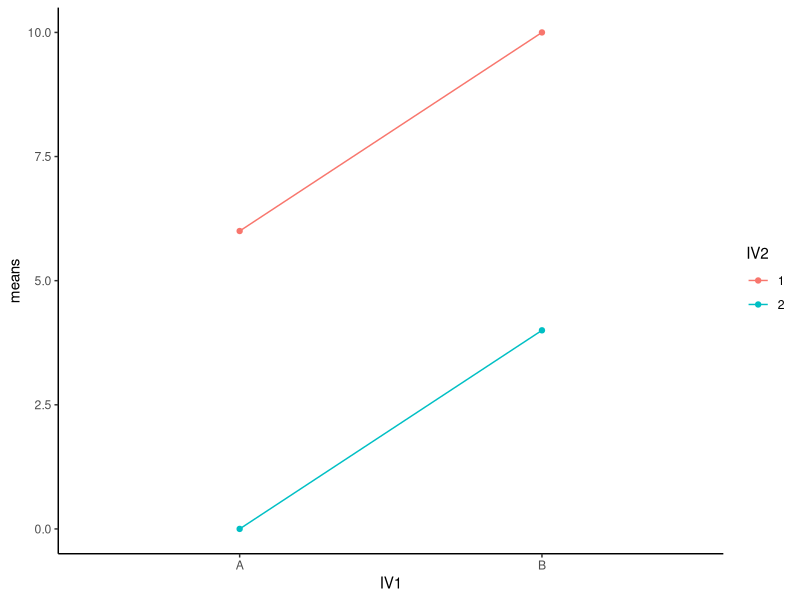
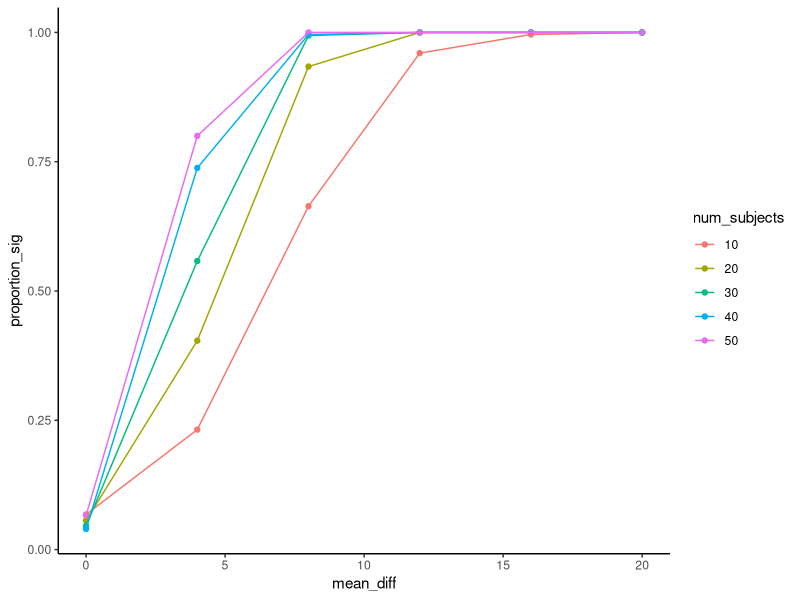

R code for these plots, in order:
## ---- chunk 1
library(ggplot2)
library(dplyr)
## ---- chunk 2
group_A <- rnorm(10,100,7)
group_B <- rnorm(10,105, 7)
t.test(group_A,group_B,var.equal = TRUE)

## ---- chunk 3
save_ps<-length(1000)
for(i in 1:1000){
  group_A <- rnorm(10,100,7)
  group_B <- rnorm(10,105, 7)
  t_results <- t.test(group_A,group_B,var.equal = TRUE)
  save_ps[i] <- t_results$p.value
}

prop_p<-length(save_ps[save_ps<0.05])/1000
print(prop_p)

## ---- chunk 4
save_ps<-length(1000)
for(i in 1:1000){
  group_A <- rnorm(50,100,7)
  group_B <- rnorm(50,105, 7)
  t_results <- t.test(group_A,group_B,var.equal = TRUE)
  save_ps[i] <- t_results$p.value
}

prop_p<-length(save_ps[save_ps<0.05])/1000
print(prop_p)

## ---- chunk 5

grand_m   <-c(5,5,5,5)
IV1_m     <-c(-2,-2,2,2)
IV2_m     <-c(3,-3,3,-3)
IV1xIV2_m <-c(0,0,0,0)
IV1       <-c("A","A","B","B")
IV2       <-as.factor(c(1,2,1,2))
means     <-grand_m+IV1_m+IV2_m+IV1xIV2_m

df  <- data.frame(IV1, IV2, means,
                  grand_m, IV1_m, IV2_m,IV1xIV2_m)

ggplot(df, aes(x=IV1, y=means, group=IV2, color=IV2))+
  geom_point()+
  geom_line()+
  theme_classic()

knitr::kable(df)

## ---- chunk 6

save_ps<-length(1000)
for(i in 1:1000){
  group_A <- rnorm(50,100,7)
  group_B <- rnorm(50,105, 7)
  t_results <- t.test(group_A,group_B,var.equal = TRUE)
  save_ps[i] <- t_results$p.value
}

prop_p<-length(save_ps[save_ps<0.05])/1000
print(prop_p)

## ---- chunk 7
num_sims        <-500
N               <-c(10,20,30,40,50)
mean_difference <-c(0,4,8,12,16,20)
save_ps<-length(num_sims)

all_df<-data.frame()
for(diff in mean_difference){
  for (j in N){
    for(i in 1:num_sims){
      group_A <- rnorm(j,100,7)
      group_B <- rnorm(j,100+diff, 7)
      t_results <- t.test(group_A,group_B,var.equal = TRUE)
      save_ps[i] <- t_results$p.value
    }
    sim_df <-data.frame(save_ps,
                        num_subjects=as.factor(rep(j,num_sims)),
                        mean_diff =rep(diff,num_sims))
    all_df <- rbind(all_df,sim_df)
  }
}  

plot_df <- all_df %>%
            dplyr::group_by(num_subjects,mean_diff) %>%
            dplyr::summarise(proportion_sig = length(save_ps[save_ps<0.05])/num_sims)


ggplot(plot_df, aes(x=mean_diff, 
                    y=proportion_sig, 
                    group=num_subjects, 
                    color=num_subjects))+
  geom_point()+
  geom_line()+
  theme_classic()

## ---- chunk 8
N <- 10
groups <- rep(c("A","B","C"), each=10)
DV <- c(rnorm(100,10,15),   # means for group A
        rnorm(100,10,15),   # means for group B
        rnorm(100,20,15)    # means for group C
        )
sim_df<-data.frame(groups,DV)

aov_results <- summary(aov(DV~groups, sim_df))

library(xtable)
knitr::kable(xtable(aov_results))

## ---- chunk 9

N <- 10

save_p<-length(100)
for(i in 1:100){
  groups <- rep(c("A","B","C"), each=10)
  DV <- c(rnorm(100,10,15),   # means for group A
          rnorm(100,10,15),   # means for group B
          rnorm(100,20,15)    # means for group C
          )
  sim_df<-data.frame(groups,DV)
  
  aov_results <- summary(aov(DV~groups, sim_df))
  save_p[i]<-aov_results[[1]]$`Pr(>F)`[1]
}

length(save_p[save_p<0.05])/100

